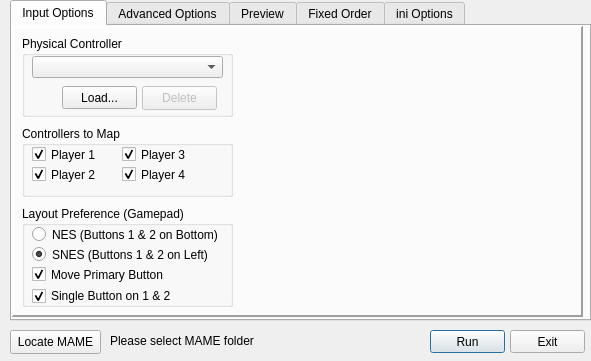
<?xml version="1.0" encoding="UTF-8"?>
<ui version="4.0">
 <class>MainWindow</class>
 <widget class="QMainWindow" name="MainWindow">
  <property name="geometry">
   <rect>
    <x>0</x>
    <y>0</y>
    <width>591</width>
    <height>361</height>
   </rect>
  </property>
  <property name="sizePolicy">
   <sizepolicy hsizetype="Fixed" vsizetype="Fixed">
    <horstretch>0</horstretch>
    <verstretch>0</verstretch>
   </sizepolicy>
  </property>
  <property name="windowTitle">
   <string>MAMEMapper</string>
  </property>
  <property name="tabShape">
   <enum>QTabWidget::Rounded</enum>
  </property>
  <widget class="QWidget" name="centralwidget">
   <widget class="QPushButton" name="mameButton">
    <property name="geometry">
     <rect>
      <x>10</x>
      <y>330</y>
      <width>91</width>
      <height>24</height>
     </rect>
    </property>
    <property name="text">
     <string>Locate MAME</string>
    </property>
    <property name="autoDefault">
     <bool>false</bool>
    </property>
   </widget>
   <widget class="QPushButton" name="exitButton">
    <property name="geometry">
     <rect>
      <x>510</x>
      <y>330</y>
      <width>75</width>
      <height>23</height>
     </rect>
    </property>
    <property name="text">
     <string>Exit</string>
    </property>
    <property name="autoDefault">
     <bool>false</bool>
    </property>
   </widget>
   <widget class="QTabWidget" name="tabStrip">
    <property name="geometry">
     <rect>
      <x>10</x>
      <y>0</y>
      <width>581</width>
      <height>321</height>
     </rect>
    </property>
    <property name="tabShape">
     <enum>QTabWidget::Rounded</enum>
    </property>
    <property name="currentIndex">
     <number>0</number>
    </property>
    <widget class="QWidget" name="mainTab">
     <attribute name="title">
      <string>Input Options</string>
     </attribute>
     <widget class="QFrame" name="setupFrame">
      <property name="geometry">
       <rect>
        <x>0</x>
        <y>0</y>
        <width>571</width>
        <height>291</height>
       </rect>
      </property>
      <property name="frameShape">
       <enum>QFrame::Panel</enum>
      </property>
      <property name="frameShadow">
       <enum>QFrame::Raised</enum>
      </property>
      <property name="lineWidth">
       <number>2</number>
      </property>
      <widget class="QGroupBox" name="groupCType">
       <property name="geometry">
        <rect>
         <x>10</x>
         <y>10</y>
         <width>211</width>
         <height>81</height>
        </rect>
       </property>
       <property name="title">
        <string>Physical Controller</string>
       </property>
       <widget class="QComboBox" name="controllerType">
        <property name="geometry">
         <rect>
          <x>10</x>
          <y>20</y>
          <width>191</width>
          <height>22</height>
         </rect>
        </property>
       </widget>
       <widget class="QPushButton" name="loadButton">
        <property name="enabled">
         <bool>true</bool>
        </property>
        <property name="geometry">
         <rect>
          <x>40</x>
          <y>50</y>
          <width>75</width>
          <height>23</height>
         </rect>
        </property>
        <property name="text">
         <string>Load...</string>
        </property>
        <property name="autoDefault">
         <bool>false</bool>
        </property>
       </widget>
       <widget class="QPushButton" name="deleteButton">
        <property name="enabled">
         <bool>false</bool>
        </property>
        <property name="geometry">
         <rect>
          <x>120</x>
          <y>50</y>
          <width>75</width>
          <height>24</height>
         </rect>
        </property>
        <property name="text">
         <string>Delete</string>
        </property>
        <property name="autoDefault">
         <bool>false</bool>
        </property>
       </widget>
      </widget>
      <widget class="QGroupBox" name="groupBox">
       <property name="geometry">
        <rect>
         <x>10</x>
         <y>100</y>
         <width>211</width>
         <height>71</height>
        </rect>
       </property>
       <property name="title">
        <string>Controllers to Map</string>
       </property>
       <property name="flat">
        <bool>false</bool>
       </property>
       <widget class="QCheckBox" name="p1Check">
        <property name="geometry">
         <rect>
          <x>10</x>
          <y>20</y>
          <width>70</width>
          <height>17</height>
         </rect>
        </property>
        <property name="text">
         <string>Player 1</string>
        </property>
        <property name="checked">
         <bool>true</bool>
        </property>
       </widget>
       <widget class="QCheckBox" name="p2Check">
        <property name="geometry">
         <rect>
          <x>10</x>
          <y>40</y>
          <width>70</width>
          <height>17</height>
         </rect>
        </property>
        <property name="text">
         <string>Player 2</string>
        </property>
        <property name="checked">
         <bool>true</bool>
        </property>
       </widget>
       <widget class="QCheckBox" name="p3Check">
        <property name="geometry">
         <rect>
          <x>100</x>
          <y>20</y>
          <width>70</width>
          <height>17</height>
         </rect>
        </property>
        <property name="text">
         <string>Player 3</string>
        </property>
        <property name="checked">
         <bool>true</bool>
        </property>
       </widget>
       <widget class="QCheckBox" name="p4Check">
        <property name="geometry">
         <rect>
          <x>100</x>
          <y>40</y>
          <width>70</width>
          <height>17</height>
         </rect>
        </property>
        <property name="text">
         <string>Player 4</string>
        </property>
        <property name="checked">
         <bool>true</bool>
        </property>
       </widget>
      </widget>
      <widget class="QGroupBox" name="groupBox_2">
       <property name="geometry">
        <rect>
         <x>10</x>
         <y>180</y>
         <width>211</width>
         <height>101</height>
        </rect>
       </property>
       <property name="title">
        <string>Layout Preference (Gamepad)</string>
       </property>
       <widget class="QRadioButton" name="layoutRadio0">
        <property name="geometry">
         <rect>
          <x>10</x>
          <y>20</y>
          <width>191</width>
          <height>17</height>
         </rect>
        </property>
        <property name="text">
         <string>NES (Buttons 1 &amp;&amp; 2 on Bottom)</string>
        </property>
       </widget>
       <widget class="QRadioButton" name="layoutRadio1">
        <property name="geometry">
         <rect>
          <x>10</x>
          <y>40</y>
          <width>191</width>
          <height>17</height>
         </rect>
        </property>
        <property name="text">
         <string>SNES (Buttons 1 &amp;&amp; 2 on Left)</string>
        </property>
        <property name="checked">
         <bool>true</bool>
        </property>
       </widget>
       <widget class="QCheckBox" name="primaryCheck">
        <property name="geometry">
         <rect>
          <x>10</x>
          <y>60</y>
          <width>191</width>
          <height>17</height>
         </rect>
        </property>
        <property name="toolTip">
         <string>Always set the primary action, ie. Jump, to South (SNES) or East (NES).</string>
        </property>
        <property name="text">
         <string>Move Primary Button</string>
        </property>
        <property name="checked">
         <bool>true</bool>
        </property>
       </widget>
       <widget class="QCheckBox" name="singleCheck">
        <property name="geometry">
         <rect>
          <x>10</x>
          <y>80</y>
          <width>142</width>
          <height>20</height>
         </rect>
        </property>
        <property name="toolTip">
         <string>Always set the primary action, ie. Jump, to South (SNES) or East (NES).</string>
        </property>
        <property name="text">
         <string>Single Button on 1 &amp;&amp; 2</string>
        </property>
        <property name="checked">
         <bool>true</bool>
        </property>
       </widget>
      </widget>
      <widget class="QLabel" name="controllerPic">
       <property name="geometry">
        <rect>
         <x>230</x>
         <y>30</y>
         <width>321</width>
         <height>241</height>
        </rect>
       </property>
       <property name="text">
        <string/>
       </property>
       <property name="scaledContents">
        <bool>true</bool>
       </property>
       <property name="alignment">
        <set>Qt::AlignCenter</set>
       </property>
      </widget>
     </widget>
    </widget>
    <widget class="QWidget" name="optionsTab">
     <attribute name="title">
      <string>Advanced Options</string>
     </attribute>
     <widget class="QFrame" name="setupFrame_2">
      <property name="geometry">
       <rect>
        <x>0</x>
        <y>0</y>
        <width>571</width>
        <height>291</height>
       </rect>
      </property>
      <property name="frameShape">
       <enum>QFrame::Panel</enum>
      </property>
      <property name="frameShadow">
       <enum>QFrame::Raised</enum>
      </property>
      <property name="lineWidth">
       <number>2</number>
      </property>
      <widget class="QGroupBox" name="leftStickGroup">
       <property name="geometry">
        <rect>
         <x>190</x>
         <y>10</y>
         <width>181</width>
         <height>111</height>
        </rect>
       </property>
       <property name="title">
        <string>Left Stick</string>
       </property>
       <widget class="QRadioButton" name="leftRadio1">
        <property name="geometry">
         <rect>
          <x>10</x>
          <y>20</y>
          <width>191</width>
          <height>17</height>
         </rect>
        </property>
        <property name="text">
         <string>DPad + Left Stick</string>
        </property>
        <property name="checked">
         <bool>true</bool>
        </property>
       </widget>
       <widget class="QRadioButton" name="leftRadio2">
        <property name="geometry">
         <rect>
          <x>10</x>
          <y>40</y>
          <width>191</width>
          <height>17</height>
         </rect>
        </property>
        <property name="text">
         <string>DPad Only</string>
        </property>
       </widget>
       <widget class="QRadioButton" name="leftRadio3">
        <property name="geometry">
         <rect>
          <x>10</x>
          <y>60</y>
          <width>191</width>
          <height>17</height>
         </rect>
        </property>
        <property name="text">
         <string>Left Analog Only</string>
        </property>
       </widget>
       <widget class="QRadioButton" name="leftRadio4">
        <property name="geometry">
         <rect>
          <x>10</x>
          <y>80</y>
          <width>191</width>
          <height>17</height>
         </rect>
        </property>
        <property name="toolTip">
         <string>Will automatically map P1 to P3/P1 and P2 to P2/P4 for twinsticks.</string>
        </property>
        <property name="text">
         <string>P3 Stick (For 3/1/2/4 Panel)</string>
        </property>
       </widget>
      </widget>
      <widget class="QGroupBox" name="rightStickGroup">
       <property name="geometry">
        <rect>
         <x>190</x>
         <y>130</y>
         <width>181</width>
         <height>111</height>
        </rect>
       </property>
       <property name="title">
        <string>Right Stick</string>
       </property>
       <widget class="QRadioButton" name="rightRadio1">
        <property name="geometry">
         <rect>
          <x>10</x>
          <y>20</y>
          <width>191</width>
          <height>17</height>
         </rect>
        </property>
        <property name="text">
         <string>Face Buttons + Right Stick</string>
        </property>
        <property name="checked">
         <bool>true</bool>
        </property>
       </widget>
       <widget class="QRadioButton" name="rightRadio2">
        <property name="geometry">
         <rect>
          <x>10</x>
          <y>40</y>
          <width>191</width>
          <height>17</height>
         </rect>
        </property>
        <property name="text">
         <string>Face Buttons Only</string>
        </property>
       </widget>
       <widget class="QRadioButton" name="rightRadio3">
        <property name="geometry">
         <rect>
          <x>10</x>
          <y>60</y>
          <width>191</width>
          <height>17</height>
         </rect>
        </property>
        <property name="text">
         <string>Right Analog Only</string>
        </property>
       </widget>
       <widget class="QRadioButton" name="rightRadio4">
        <property name="geometry">
         <rect>
          <x>10</x>
          <y>80</y>
          <width>191</width>
          <height>17</height>
         </rect>
        </property>
        <property name="text">
         <string>P2 Controls</string>
        </property>
       </widget>
      </widget>
      <widget class="QCheckBox" name="remap4pCheck">
       <property name="geometry">
        <rect>
         <x>380</x>
         <y>80</y>
         <width>191</width>
         <height>17</height>
        </rect>
       </property>
       <property name="toolTip">
        <string>For a four player panel laid out in 3/1/2/4 order, remap to 1/2/3/4 for 3P &amp; 4P games.</string>
       </property>
       <property name="text">
        <string>Move 3/1/2/4 for 3P/4P Games</string>
       </property>
      </widget>
      <widget class="QLabel" name="label">
       <property name="geometry">
        <rect>
         <x>10</x>
         <y>10</y>
         <width>171</width>
         <height>16</height>
        </rect>
       </property>
       <property name="text">
        <string>Mapping Types</string>
       </property>
      </widget>
      <widget class="QListWidget" name="mappingsList">
       <property name="geometry">
        <rect>
         <x>10</x>
         <y>30</y>
         <width>171</width>
         <height>251</height>
        </rect>
       </property>
       <property name="frameShape">
        <enum>QFrame::WinPanel</enum>
       </property>
       <property name="frameShadow">
        <enum>QFrame::Sunken</enum>
       </property>
       <property name="horizontalScrollBarPolicy">
        <enum>Qt::ScrollBarAlwaysOff</enum>
       </property>
      </widget>
      <widget class="QCheckBox" name="ctrlrCheck">
       <property name="geometry">
        <rect>
         <x>380</x>
         <y>160</y>
         <width>181</width>
         <height>20</height>
        </rect>
       </property>
       <property name="text">
        <string>Make ctrlr File instead of cfgs</string>
       </property>
      </widget>
      <widget class="QCheckBox" name="iniCheck">
       <property name="geometry">
        <rect>
         <x>380</x>
         <y>180</y>
         <width>181</width>
         <height>20</height>
        </rect>
       </property>
       <property name="text">
        <string>Add ctrlr to mame.ini</string>
       </property>
      </widget>
      <widget class="QCheckBox" name="cloneCheck">
       <property name="geometry">
        <rect>
         <x>380</x>
         <y>20</y>
         <width>181</width>
         <height>20</height>
        </rect>
       </property>
       <property name="text">
        <string>Parent ROMs Only</string>
       </property>
      </widget>
      <widget class="QCheckBox" name="hotkeyCheck">
       <property name="geometry">
        <rect>
         <x>380</x>
         <y>60</y>
         <width>181</width>
         <height>20</height>
        </rect>
       </property>
       <property name="text">
        <string>Map Hotkeys (Select + Button)</string>
       </property>
      </widget>
      <widget class="QCheckBox" name="devButtonCheck">
       <property name="geometry">
        <rect>
         <x>380</x>
         <y>120</y>
         <width>181</width>
         <height>20</height>
        </rect>
       </property>
       <property name="text">
        <string>Map Mouse &amp;&amp; Gun Buttons</string>
       </property>
      </widget>
      <widget class="QCheckBox" name="analogCheck">
       <property name="geometry">
        <rect>
         <x>380</x>
         <y>140</y>
         <width>181</width>
         <height>20</height>
        </rect>
       </property>
       <property name="text">
        <string>Map Digital to Analog Inputs</string>
       </property>
      </widget>
      <widget class="QCheckBox" name="saveDefaultCheck">
       <property name="geometry">
        <rect>
         <x>380</x>
         <y>40</y>
         <width>181</width>
         <height>20</height>
        </rect>
       </property>
       <property name="toolTip">
        <string>Create separate config items for games that use default controls with no changes.</string>
       </property>
       <property name="text">
        <string>Create Default Configs</string>
       </property>
      </widget>
      <widget class="QCheckBox" name="mapDevicesCheck">
       <property name="geometry">
        <rect>
         <x>380</x>
         <y>200</y>
         <width>181</width>
         <height>17</height>
        </rect>
       </property>
       <property name="toolTip">
        <string/>
       </property>
       <property name="text">
        <string>Use Fixed Device Order</string>
       </property>
      </widget>
      <widget class="QCheckBox" name="neogeoCheck">
       <property name="geometry">
        <rect>
         <x>380</x>
         <y>100</y>
         <width>181</width>
         <height>20</height>
        </rect>
       </property>
       <property name="text">
        <string>Use Neo Geo for 4-Button</string>
       </property>
      </widget>
     </widget>
    </widget>
    <widget class="QWidget" name="previewTab">
     <property name="enabled">
      <bool>false</bool>
     </property>
     <attribute name="title">
      <string>Preview</string>
     </attribute>
     <widget class="QFrame" name="setupFrame_3">
      <property name="geometry">
       <rect>
        <x>0</x>
        <y>0</y>
        <width>571</width>
        <height>291</height>
       </rect>
      </property>
      <property name="frameShape">
       <enum>QFrame::Panel</enum>
      </property>
      <property name="frameShadow">
       <enum>QFrame::Raised</enum>
      </property>
      <property name="lineWidth">
       <number>2</number>
      </property>
      <widget class="QPushButton" name="searchButton">
       <property name="geometry">
        <rect>
         <x>480</x>
         <y>10</y>
         <width>75</width>
         <height>23</height>
        </rect>
       </property>
       <property name="text">
        <string>Search</string>
       </property>
       <property name="autoDefault">
        <bool>false</bool>
       </property>
      </widget>
      <widget class="QListWidget" name="previewWidget">
       <property name="geometry">
        <rect>
         <x>235</x>
         <y>40</y>
         <width>321</width>
         <height>241</height>
        </rect>
       </property>
       <property name="frameShape">
        <enum>QFrame::WinPanel</enum>
       </property>
      </widget>
      <widget class="QListWidget" name="titleList">
       <property name="geometry">
        <rect>
         <x>10</x>
         <y>40</y>
         <width>211</width>
         <height>241</height>
        </rect>
       </property>
       <property name="frameShape">
        <enum>QFrame::WinPanel</enum>
       </property>
      </widget>
      <widget class="QLineEdit" name="searchLineEdit">
       <property name="geometry">
        <rect>
         <x>10</x>
         <y>10</y>
         <width>471</width>
         <height>22</height>
        </rect>
       </property>
       <property name="clearButtonEnabled">
        <bool>true</bool>
       </property>
      </widget>
     </widget>
    </widget>
    <widget class="QWidget" name="deviceTab">
     <property name="enabled">
      <bool>false</bool>
     </property>
     <attribute name="title">
      <string>Fixed Order</string>
     </attribute>
     <widget class="QFrame" name="setupFrame_5">
      <property name="geometry">
       <rect>
        <x>0</x>
        <y>0</y>
        <width>571</width>
        <height>291</height>
       </rect>
      </property>
      <property name="frameShape">
       <enum>QFrame::Panel</enum>
      </property>
      <property name="frameShadow">
       <enum>QFrame::Raised</enum>
      </property>
      <property name="lineWidth">
       <number>2</number>
      </property>
      <widget class="QGroupBox" name="inputList">
       <property name="geometry">
        <rect>
         <x>10</x>
         <y>10</y>
         <width>251</width>
         <height>271</height>
        </rect>
       </property>
       <property name="title">
        <string>Input Devices</string>
       </property>
       <widget class="QPushButton" name="getListButton">
        <property name="geometry">
         <rect>
          <x>170</x>
          <y>240</y>
          <width>75</width>
          <height>24</height>
         </rect>
        </property>
        <property name="text">
         <string>Get List</string>
        </property>
        <property name="autoDefault">
         <bool>false</bool>
        </property>
       </widget>
       <widget class="QListWidget" name="deviceWidget">
        <property name="geometry">
         <rect>
          <x>10</x>
          <y>20</y>
          <width>231</width>
          <height>211</height>
         </rect>
        </property>
        <property name="frameShape">
         <enum>QFrame::WinPanel</enum>
        </property>
        <property name="sortingEnabled">
         <bool>true</bool>
        </property>
       </widget>
      </widget>
      <widget class="QGroupBox" name="groupBox_6">
       <property name="geometry">
        <rect>
         <x>310</x>
         <y>10</y>
         <width>251</width>
         <height>271</height>
        </rect>
       </property>
       <property name="title">
        <string>Mappings</string>
       </property>
       <widget class="QPushButton" name="clearButton">
        <property name="enabled">
         <bool>false</bool>
        </property>
        <property name="geometry">
         <rect>
          <x>160</x>
          <y>240</y>
          <width>75</width>
          <height>24</height>
         </rect>
        </property>
        <property name="text">
         <string>Clear All</string>
        </property>
        <property name="autoDefault">
         <bool>false</bool>
        </property>
       </widget>
       <widget class="QListWidget" name="fixedWidget">
        <property name="geometry">
         <rect>
          <x>10</x>
          <y>20</y>
          <width>231</width>
          <height>211</height>
         </rect>
        </property>
        <property name="frameShape">
         <enum>QFrame::WinPanel</enum>
        </property>
       </widget>
      </widget>
      <widget class="QPushButton" name="addJoyButton">
       <property name="enabled">
        <bool>false</bool>
       </property>
       <property name="geometry">
        <rect>
         <x>270</x>
         <y>30</y>
         <width>31</width>
         <height>24</height>
        </rect>
       </property>
       <property name="text">
        <string>🕹️</string>
       </property>
       <property name="autoDefault">
        <bool>false</bool>
       </property>
      </widget>
      <widget class="QPushButton" name="removeInputButton">
       <property name="enabled">
        <bool>false</bool>
       </property>
       <property name="geometry">
        <rect>
         <x>270</x>
         <y>210</y>
         <width>31</width>
         <height>24</height>
        </rect>
       </property>
       <property name="text">
        <string>❌</string>
       </property>
       <property name="autoDefault">
        <bool>false</bool>
       </property>
      </widget>
      <widget class="QPushButton" name="addGunButton">
       <property name="enabled">
        <bool>false</bool>
       </property>
       <property name="geometry">
        <rect>
         <x>270</x>
         <y>60</y>
         <width>31</width>
         <height>24</height>
        </rect>
       </property>
       <property name="text">
        <string>🔫</string>
       </property>
       <property name="autoDefault">
        <bool>false</bool>
       </property>
      </widget>
      <widget class="QPushButton" name="addMouseButton">
       <property name="enabled">
        <bool>false</bool>
       </property>
       <property name="geometry">
        <rect>
         <x>270</x>
         <y>90</y>
         <width>31</width>
         <height>24</height>
        </rect>
       </property>
       <property name="text">
        <string>🖱️</string>
       </property>
       <property name="autoDefault">
        <bool>false</bool>
       </property>
      </widget>
      <widget class="QPushButton" name="addKBButton">
       <property name="enabled">
        <bool>false</bool>
       </property>
       <property name="geometry">
        <rect>
         <x>270</x>
         <y>120</y>
         <width>31</width>
         <height>24</height>
        </rect>
       </property>
       <property name="text">
        <string>⌨️</string>
       </property>
       <property name="autoDefault">
        <bool>false</bool>
       </property>
      </widget>
     </widget>
    </widget>
    <widget class="QWidget" name="iniTab">
     <attribute name="title">
      <string>ini Options</string>
     </attribute>
     <widget class="QFrame" name="setupFrame_4">
      <property name="geometry">
       <rect>
        <x>0</x>
        <y>0</y>
        <width>571</width>
        <height>291</height>
       </rect>
      </property>
      <property name="frameShape">
       <enum>QFrame::Panel</enum>
      </property>
      <property name="frameShadow">
       <enum>QFrame::Raised</enum>
      </property>
      <property name="lineWidth">
       <number>2</number>
      </property>
      <widget class="QGroupBox" name="groupBox_3">
       <property name="geometry">
        <rect>
         <x>10</x>
         <y>10</y>
         <width>251</width>
         <height>271</height>
        </rect>
       </property>
       <property name="title">
        <string>Graphics</string>
       </property>
       <widget class="QComboBox" name="videoCombo">
        <property name="geometry">
         <rect>
          <x>10</x>
          <y>40</y>
          <width>121</width>
          <height>22</height>
         </rect>
        </property>
       </widget>
       <widget class="QLabel" name="label_2">
        <property name="geometry">
         <rect>
          <x>10</x>
          <y>20</y>
          <width>121</width>
          <height>16</height>
         </rect>
        </property>
        <property name="text">
         <string>Video Mode</string>
        </property>
       </widget>
       <widget class="QCheckBox" name="fullScreenCheck">
        <property name="geometry">
         <rect>
          <x>140</x>
          <y>20</y>
          <width>101</width>
          <height>20</height>
         </rect>
        </property>
        <property name="text">
         <string>Full Screen</string>
        </property>
       </widget>
       <widget class="QLabel" name="label_3">
        <property name="geometry">
         <rect>
          <x>10</x>
          <y>70</y>
          <width>121</width>
          <height>16</height>
         </rect>
        </property>
        <property name="text">
         <string>BGFX Rendering</string>
        </property>
       </widget>
       <widget class="QComboBox" name="bgfxCombo">
        <property name="geometry">
         <rect>
          <x>10</x>
          <y>90</y>
          <width>121</width>
          <height>22</height>
         </rect>
        </property>
       </widget>
       <widget class="QCheckBox" name="tripleBufferCheck">
        <property name="geometry">
         <rect>
          <x>140</x>
          <y>40</y>
          <width>101</width>
          <height>20</height>
         </rect>
        </property>
        <property name="text">
         <string>Triple Buffering</string>
        </property>
       </widget>
       <widget class="QComboBox" name="chainsCombo">
        <property name="geometry">
         <rect>
          <x>10</x>
          <y>140</y>
          <width>121</width>
          <height>22</height>
         </rect>
        </property>
        <property name="toolTip">
         <string>Games that use a CRT (Most arcade &amp; console)</string>
        </property>
       </widget>
       <widget class="QLabel" name="label_4">
        <property name="geometry">
         <rect>
          <x>10</x>
          <y>120</y>
          <width>121</width>
          <height>16</height>
         </rect>
        </property>
        <property name="text">
         <string>Screen Chains (CRT)</string>
        </property>
       </widget>
       <widget class="QComboBox" name="lcdChainsCombo">
        <property name="geometry">
         <rect>
          <x>10</x>
          <y>190</y>
          <width>121</width>
          <height>22</height>
         </rect>
        </property>
        <property name="toolTip">
         <string>Games that use an LCD display (ie game.com)</string>
        </property>
       </widget>
       <widget class="QLabel" name="label_5">
        <property name="geometry">
         <rect>
          <x>10</x>
          <y>170</y>
          <width>121</width>
          <height>16</height>
         </rect>
        </property>
        <property name="text">
         <string>Screen Chains (LCD)</string>
        </property>
       </widget>
       <widget class="QLabel" name="label_6">
        <property name="geometry">
         <rect>
          <x>10</x>
          <y>220</y>
          <width>121</width>
          <height>16</height>
         </rect>
        </property>
        <property name="text">
         <string>Screen Chains (SVG)</string>
        </property>
       </widget>
       <widget class="QComboBox" name="svgChainsCombo">
        <property name="geometry">
         <rect>
          <x>10</x>
          <y>240</y>
          <width>121</width>
          <height>22</height>
         </rect>
        </property>
        <property name="toolTip">
         <string>Games that use a segmented LCD display or similar (ie Game &amp; Watch handhelds)</string>
        </property>
       </widget>
       <widget class="QCheckBox" name="mixedScreensCheck">
        <property name="geometry">
         <rect>
          <x>140</x>
          <y>60</y>
          <width>101</width>
          <height>20</height>
         </rect>
        </property>
        <property name="toolTip">
         <string>Create separate ini files for mixed screen type systems</string>
        </property>
        <property name="text">
         <string>Mixed Screens</string>
        </property>
       </widget>
      </widget>
      <widget class="QGroupBox" name="groupBox_5">
       <property name="geometry">
        <rect>
         <x>270</x>
         <y>10</y>
         <width>141</width>
         <height>51</height>
        </rect>
       </property>
       <property name="title">
        <string>Artwork</string>
       </property>
       <widget class="QCheckBox" name="cropArtCheck">
        <property name="geometry">
         <rect>
          <x>10</x>
          <y>20</y>
          <width>121</width>
          <height>20</height>
         </rect>
        </property>
        <property name="text">
         <string>Crop to Screen</string>
        </property>
       </widget>
      </widget>
      <widget class="QPushButton" name="applyButton">
       <property name="geometry">
        <rect>
         <x>490</x>
         <y>260</y>
         <width>75</width>
         <height>24</height>
        </rect>
       </property>
       <property name="text">
        <string>Apply</string>
       </property>
       <property name="autoDefault">
        <bool>false</bool>
       </property>
      </widget>
      <widget class="QPushButton" name="iniLoadButton">
       <property name="geometry">
        <rect>
         <x>490</x>
         <y>230</y>
         <width>75</width>
         <height>24</height>
        </rect>
       </property>
       <property name="text">
        <string>Load</string>
       </property>
       <property name="autoDefault">
        <bool>false</bool>
       </property>
      </widget>
      <widget class="QGroupBox" name="groupBox_4">
       <property name="geometry">
        <rect>
         <x>270</x>
         <y>60</y>
         <width>141</width>
         <height>71</height>
        </rect>
       </property>
       <property name="title">
        <string>State</string>
       </property>
       <widget class="QCheckBox" name="rewindCheck">
        <property name="geometry">
         <rect>
          <x>10</x>
          <y>40</y>
          <width>121</width>
          <height>20</height>
         </rect>
        </property>
        <property name="text">
         <string>Rewind</string>
        </property>
       </widget>
       <widget class="QCheckBox" name="autosaveCheck">
        <property name="geometry">
         <rect>
          <x>10</x>
          <y>20</y>
          <width>121</width>
          <height>20</height>
         </rect>
        </property>
        <property name="text">
         <string>Autosave</string>
        </property>
       </widget>
      </widget>
     </widget>
    </widget>
   </widget>
   <widget class="QPushButton" name="runButton">
    <property name="geometry">
     <rect>
      <x>430</x>
      <y>330</y>
      <width>75</width>
      <height>23</height>
     </rect>
    </property>
    <property name="text">
     <string>Run</string>
    </property>
    <property name="autoDefault">
     <bool>true</bool>
    </property>
    <property name="default">
     <bool>true</bool>
    </property>
   </widget>
   <widget class="QLabel" name="pathLabel">
    <property name="geometry">
     <rect>
      <x>110</x>
      <y>330</y>
      <width>311</width>
      <height>21</height>
     </rect>
    </property>
    <property name="text">
     <string>Please select MAME folder</string>
    </property>
   </widget>
  </widget>
 </widget>
 <resources/>
 <connections/>
</ui>
